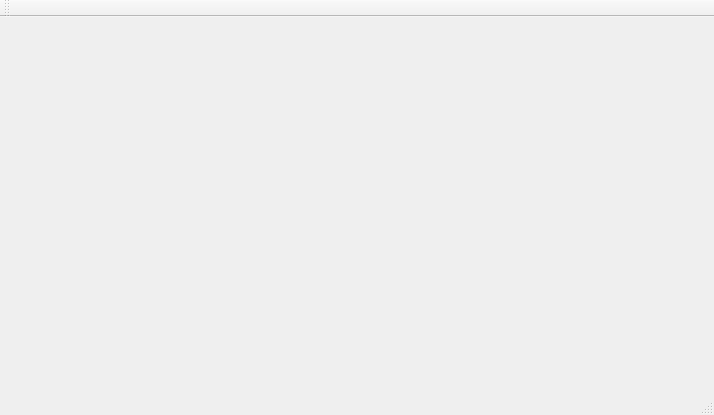
<?xml version="1.0" encoding="UTF-8"?>
<ui version="4.0">
 <class>MainWindow</class>
 <widget class="QMainWindow" name="MainWindow">
  <property name="geometry">
   <rect>
    <x>0</x>
    <y>0</y>
    <width>714</width>
    <height>415</height>
   </rect>
  </property>
  <property name="windowTitle">
   <string>MainWindow</string>
  </property>
  <widget class="QWidget" name="centralWidget">
   <widget class="QFrame" name="frame">
    <property name="geometry">
     <rect>
      <x>10</x>
      <y>10</y>
      <width>701</width>
      <height>351</height>
     </rect>
    </property>
   </widget>
  </widget>
  <widget class="QMenuBar" name="menuBar">
   <property name="geometry">
    <rect>
     <x>0</x>
     <y>0</y>
     <width>714</width>
     <height>25</height>
    </rect>
   </property>
  </widget>
  <widget class="QToolBar" name="mainToolBar">
   <attribute name="toolBarArea">
    <enum>TopToolBarArea</enum>
   </attribute>
   <attribute name="toolBarBreak">
    <bool>false</bool>
   </attribute>
  </widget>
  <widget class="QStatusBar" name="statusBar"/>
 </widget>
 <layoutdefault spacing="6" margin="11"/>
 <resources/>
 <connections/>
</ui>
